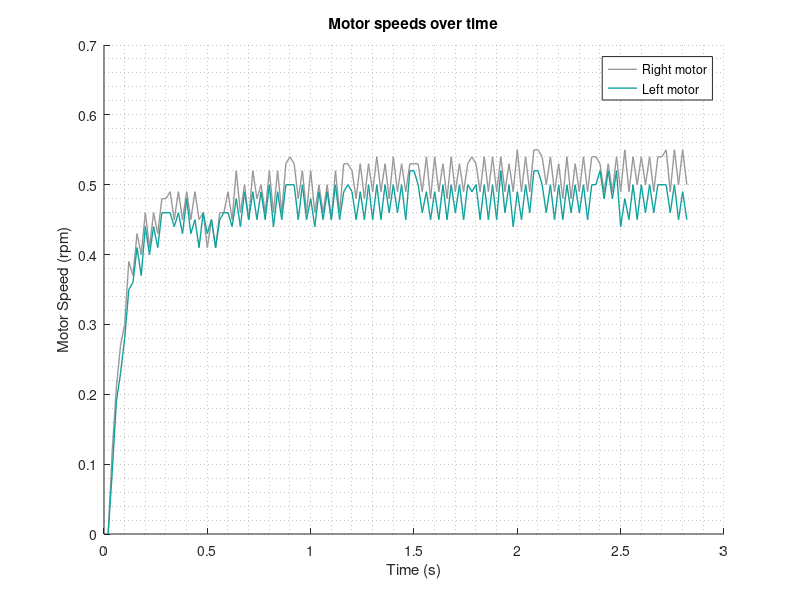

This figure's MATLAB source:
clear; clf; close all
set(0, 'DefaultLineLineWidth', 0.5);
my_color = [16 161 156]./255;
my_gray = [156 151 154]./255;

period = 20 % ms
sampling_rate = 1000/period;

data = csvread("motor_data_2.csv");
A = 1:size(data)
data(:,3) = repmat(A, 1, 1)./sampling_rate;
right_motor = data(:,1)
left_motor = data(:,2)
time = data(:,3)

hold on;
plot(time, right_motor, "LineWidth", 1, "Color", my_gray)
plot(time, left_motor, "LineWidth", 1, "Color", my_color)
title("Motor speeds over time"); legend("Right motor", "Left motor"); grid minor
xlabel("Time (s)"); ylabel("Motor Speed (rpm)")